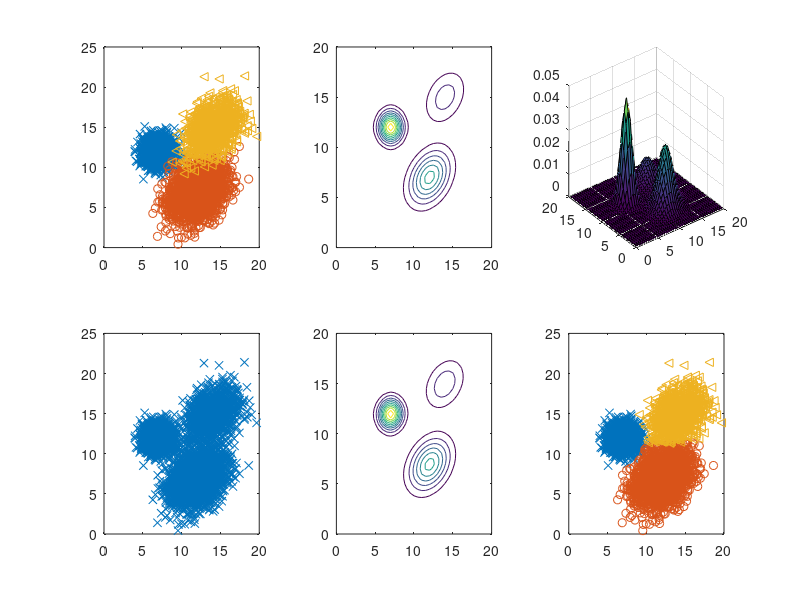

The MATLAB script that drew this image:
close all;
clear;
clc;

%% Sample Generate
N=5000;
a_real =[3/10,5/10,2/10];
mu_real = [7,12;12,7;14,15];
cov_real(:,:,1) = [1,0;0,1];
cov_real(:,:,2) = [3,1;1,3];
cov_real(:,:,3) = [3,1;1,3];
X_1 = mvnrnd(mu_real(1,:),cov_real(:,:,1),N*a_real(1));
X_2 = mvnrnd(mu_real(2,:),cov_real(:,:,2),N*a_real(2));
X_3 = mvnrnd(mu_real(3,:),cov_real(:,:,2),N*a_real(3));

X=[X_1;X_2;X_3];
X = X(randperm(size(X,1)),:);

%% Sample Ploting
x = 0:0.5:20;
y = 0:0.5:20;
[x y]=meshgrid(x,y);
mesh = [x(:),y(:)];

z_real = a_real(1)*mvnpdf(mesh,mu_real(1,:),cov_real(:,:,1))+...
        a_real(2)* mvnpdf(mesh,mu_real(2,:),cov_real(:,:,2))+...
        a_real(3)* mvnpdf(mesh,mu_real(3,:),cov_real(:,:,3));
subplot(2,3,1);
plot(X_1(:,1),X_1(:,2),'x',X_2(:,1),X_2(:,2),'o',X_3(:,1),X_3(:,2),'<')

subplot(2,3,2);
contour(x,y,reshape(z_real,size(x,2),size(y,2)));

subplot(2,3,3);
surf(x,y,reshape(z_real,size(x,2),size(y,2)));

subplot(2,3,4);
plot(X(:,1),X(:,2),'x');


%% Parameter Initialization
a = [1/3, 1/3,1/3];
cov(:,:,1) = [1,0;0,1];
cov(:,:,2) = [1,0;0,1];
cov(:,:,3) = [1,0;0,1];
mu_y_init = (max(X(:,1))+min(X(:,1)))/2;
mu_x1_init = max(X(:,2))/4+3*min(X(:,2))/4;
mu_x2_init = 2*max(X(:,2))/4+2*min(X(:,2))/4;
mu_x3_init = 3*max(X(:,2))/4+1*min(X(:,2))/4;
w = zeros(size(X,1),length(a)); 
mu = [mu_x1_init,mu_y_init;mu_x2_init,mu_y_init;mu_x3_init,mu_y_init];

%% EM
iter = 40;
for i = 1:iter
    %% Expectaion: 
    for j = 1 : length(a)
        w(:,j)=a(j)*mvnpdf(X,mu(j,:),cov(:,:,j));
    end   
w=w./repmat(sum(w,2),1,size(w,2)); %%w(:,1)+w(:,2)

%% Maximum: 
    a = sum(w,1)./size(w,1); 
    
    mu = w'*X; 
    mu= mu./repmat((sum(w,1))',1,size(mu,2));
        
    for j = 1 : length(a)
        vari = repmat(w(:,j),1,size(X,2)).*(X- repmat(mu(j,:),size(X,1),1)); 
        cov(:,:,j) = (vari'*vari)/sum(w(:,j),1);      
    end
end

%% Estimation
[c estimate] = max(w,[],2);

%% Estimation Plotting
z = a(1)*mvnpdf(mesh,mu(1,:),cov(:,:,1))+...
        a(2)* mvnpdf(mesh,mu(2,:),cov(:,:,2))+...
        a(3)* mvnpdf(mesh,mu(3,:),cov(:,:,3));
subplot(2,3,5);
contour(x,y,reshape(z,size(x,2),size(y,2)));

one = find(estimate==1); 
two = find(estimate == 2);
three = find(estimate == 3);
% Plot Examples
subplot(2,3,6);
plot(X(one, 1), X(one, 2), 'x',X(two, 1), X(two, 2), 'o', X(three, 1), X(three, 2), '<');



